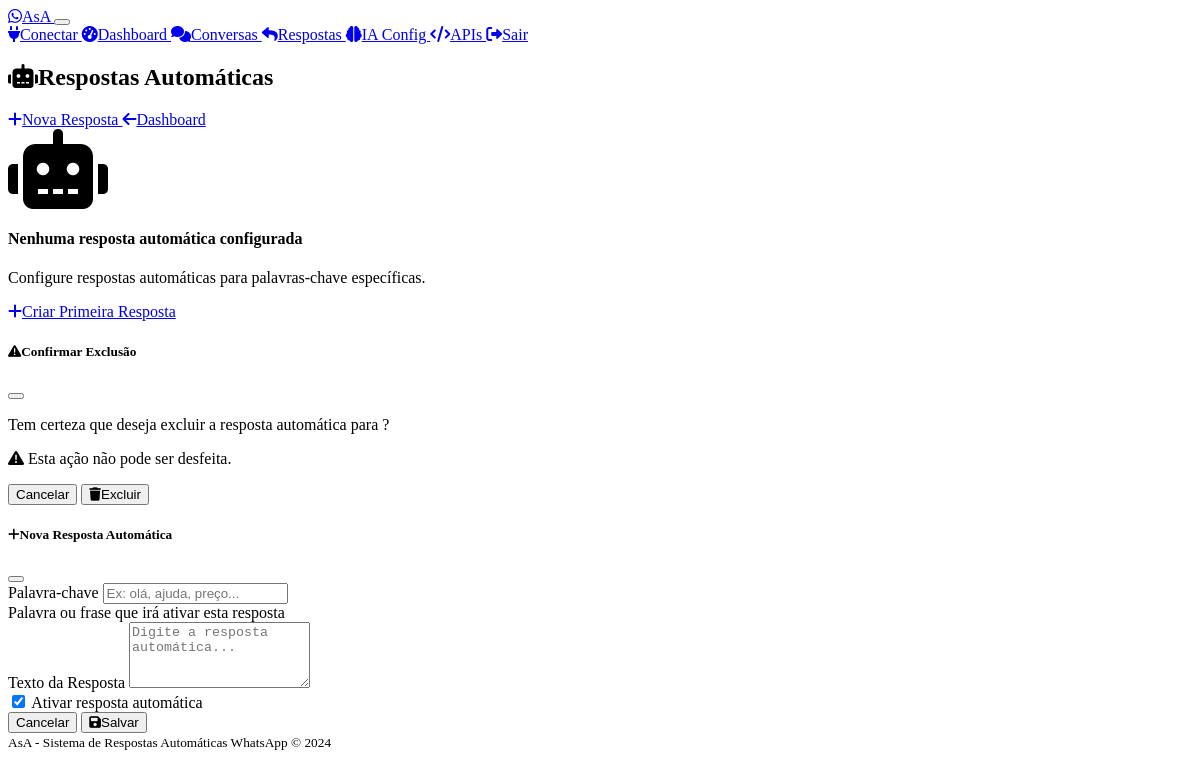
Before: /admin/responses (signed in) with the older database file.
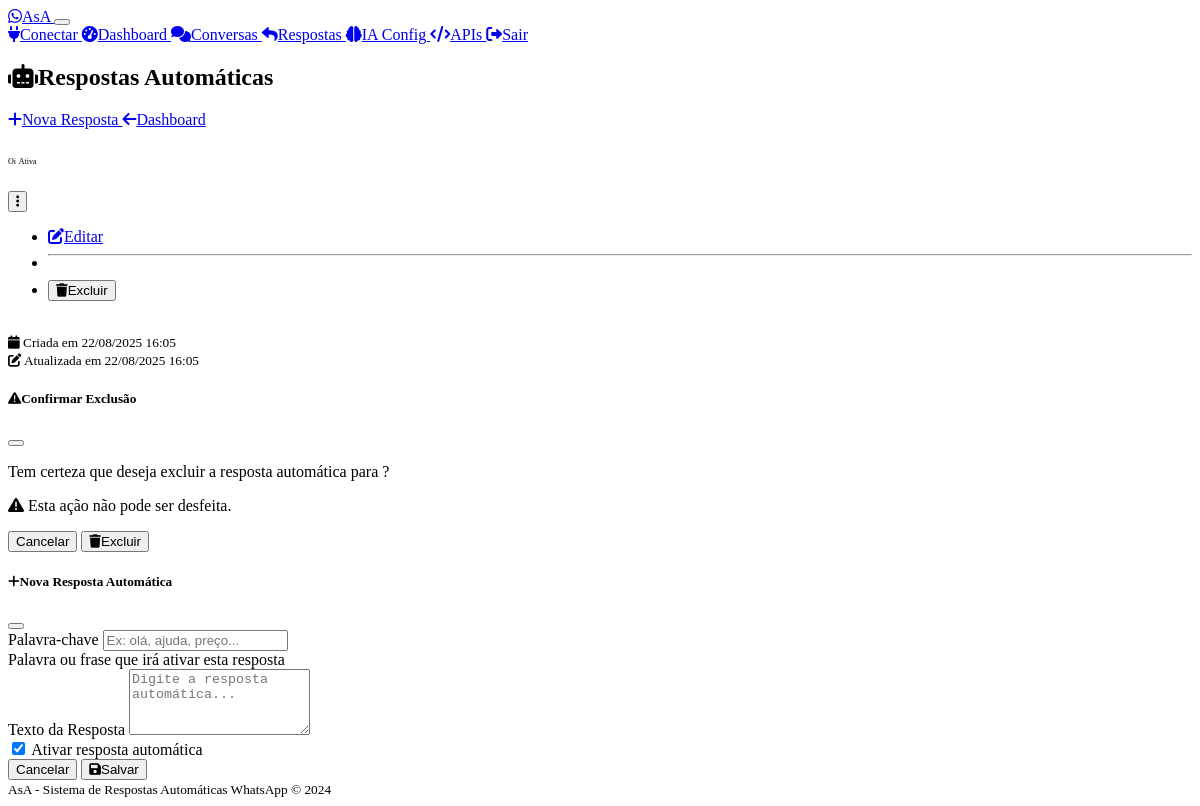
After: the same page with the newer database file.
### models.py (models this page shows)
class AutoResponse(db.Model):
    id = db.Column(db.Integer, primary_key=True)
    trigger_keyword = db.Column(db.String(100), nullable=False, unique=True)
    response_text = db.Column(db.Text, nullable=False)
    response_type = db.Column(db.String(20), default='simple')  # 'simple' or 'multiple'
    trigger_type = db.Column(db.String(20), default='first_message')  # 'first_message' or 'follow_up'
    main_question = db.Column(db.Text)  # Para respostas com múltipla escolha
    option_a = db.Column(db.String(200))  # Opção A
    option_b = db.Column(db.String(200))  # Opção B
    option_c = db.Column(db.String(200))  # Opção C
    option_d = db.Column(db.String(200))  # Opção D
    pause_ai = db.Column(db.Boolean, default=False)  # Pause AI after this response
    is_active = db.Column(db.Boolean, default=True)
    created_at = db.Column(db.DateTime, default=datetime.utcnow)
    updated_at = db.Column(db.DateTime, default=datetime.utcnow, onupdate=datetime.utcnow)

### routes.py (the view)
    def decorated_function(*args, **kwargs):
        if not session.get('admin_logged_in'):
            return redirect(url_for('admin_login'))
        return f(*args, **kwargs)

### routes.py (called while the page is built)
def admin_required(f):
    def decorated_function(*args, **kwargs):
        if not session.get('admin_logged_in'):
            return redirect(url_for('admin_login'))
        return f(*args, **kwargs)
    decorated_function.__name__ = f.__name__
    return decorated_function

@app.route('/admin/responses')
@admin_required
def admin_responses():
    responses = AutoResponse.query.order_by(AutoResponse.created_at.desc()).all()
    return render_template('responses.html', responses=responses)

@app.context_processor
def inject_admin_status():
    return {'admin_logged_in': session.get('admin_logged_in', False)}

### templates/responses.html (shortened to what the changed rows need)
{% extends "base.html" %}
{% block content %}
<div class="d-flex justify-content-between align-items-center mb-4">
    <h2>
        <i class="fas fa-robot me-2"></i>Respostas Automáticas
    </h2>
</div>
{% if responses %}
<div class="row">
    {% for response in responses %}
    <div class="col-lg-6 mb-4">
        <div class="card h-100">
            <div class="card-header d-flex justify-content-between align-items-center">
                <h6 class="mb-0">
                    <span class="badge bg-primary me-2">{{ response.trigger_keyword }}</span>
                    {% if response.is_active %}
                        <span class="badge bg-success">Ativa</span>
                    {% else %}
                        <span class="badge bg-secondary">Inativa</span>
                    {% endif %}
                </h6>
                <div class="dropdown">
                    <button class="btn btn-sm btn-outline-secondary" type="button" data-bs-toggle="dropdown">
                        <i class="fas fa-ellipsis-v"></i>
                    </button>
                    <ul class="dropdown-menu">
                        <li>
                            <a class="dropdown-item" href="{{ url_for('edit_response', response_id=response.id) }}">
                                <i class="fas fa-edit me-2"></i>Editar
                            </a>
                        </li>
                        <li><hr class="dropdown-divider"></li>
                        <li>
                            <button class="dropdown-item text-danger"
                                    onclick="confirmDelete({{ response.id }}, '{{ response.trigger_keyword }}')">
                                <i class="fas fa-trash me-2"></i>Excluir
                            </button>
                        </li>
                    </ul>
                </div>
            </div>
            <div class="card-body">
                <div class="response-preview">
                </div>
                <div class="mt-3">
                    <small class="text-muted">
                        <i class="fas fa-calendar me-1"></i>
                        Criada em {{ response.created_at.strftime('%d/%m/%Y %H:%M') }}
                    </small>
                    {% if response.updated_at != response.created_at %}
                    <br>
                    <small class="text-muted">
                        <i class="fas fa-edit me-1"></i>
                        Atualizada em {{ response.updated_at.strftime('%d/%m/%Y %H:%M') }}
                    </small>
                    {% endif %}
                </div>
            </div>
        </div>
    </div>
    {% endfor %}
</div>
{% else %}
<div class="text-center py-5">
    <i class="fas fa-robot fa-5x text-muted mb-4"></i>
    <h4>Nenhuma resposta automática configurada</h4>
    <p class="text-muted mb-4">Configure respostas automáticas para palavras-chave específicas.</p>
    <a href="{{ url_for('add_response') }}" class="btn btn-primary">
        <i class="fas fa-plus me-2"></i>Criar Primeira Resposta
    </a>
</div>
{% endif %}
{% endblock %}

Changed rows visible on the page:
added AutoResponse: trigger_keyword "Oi", is_active "Ativa", created_at "22/08/2025 16:05", updated_at "22/08/2025 16:05"
Other visible differences:
text no longer shown: "Nenhuma resposta automática configurada Configure respostas automáticas para palavras-chave específicas. Criar Primeira Resposta"
